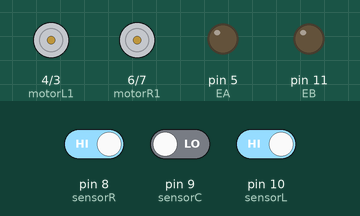
This sketch was run on a simulated Arduino Uno, built with avr-gcc and run on an emulated ATmega328P. Shown: motor-driver pin pairs drawn as motors (green arrow = first pin HIGH = forward, orange = second pin HIGH = backward, longer = more drive), output pins drawn as LEDs (lit = HIGH). Inputs (shaded band) come from the test bench; at power-on: pin 8 (sensorR) HIGH, pin 10 (sensorL) HIGH, pin 9 (sensorC) LOW.

Above: at 1.2 s.
1.3 s: pin 8 (sensorR) driven LOW
At 1.6 s:
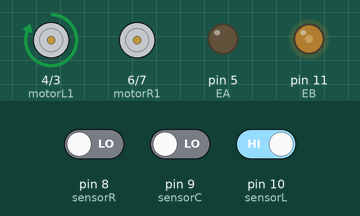
2.8 s: pin 10 (sensorL) driven LOW
At 4.0 s:
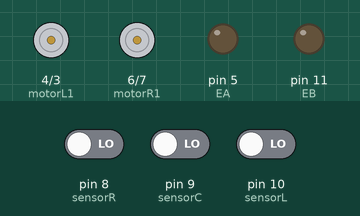
4.3 s: pin 9 (sensorC) driven HIGH
At 5.1 s:
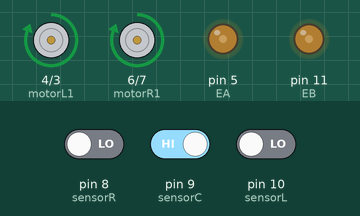
5.8 s: pin 8 (sensorR) driven HIGH
At 6.3 s:
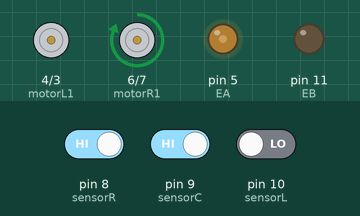
Timing chart, 0 to 8.3 s (numbered marks = the images above; inputs shaded):
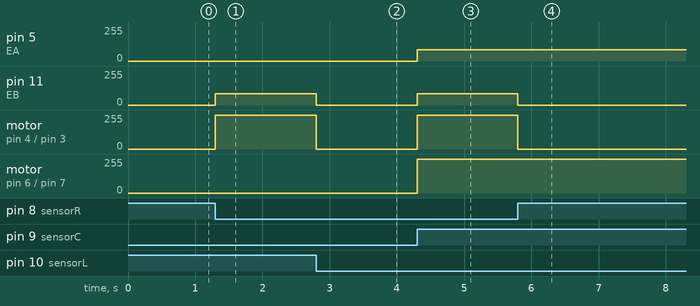

Measured:
- after the input at 1.3 s, pin 11 (EB): 0/255 → 85/255 at once; motor on pin 4 (motorL1) / pin 3 (motorL2): stopped → forward 255/255 at once
- after the input at 2.8 s, pin 11 (EB): 85/255 → 0/255 at once; motor on pin 4 (motorL1) / pin 3 (motorL2): forward 255/255 → stopped at once
- after the input at 4.3 s, pin 5 (EA), pin 11 (EB): 0/255 → 85/255 at once; motor on pin 4 (motorL1) / pin 3 (motorL2), motor on pin 6 (motorR1) / pin 7 (motorR2): stopped → forward 255/255 at once
- after the input at 5.8 s, pin 11 (EB): 85/255 → 0/255 at once; motor on pin 4 (motorL1) / pin 3 (motorL2): forward 255/255 → stopped at once

The sketch:

cizgi1.1.ino
```cpp
#define sensorL 10
#define sensorC 9
#define sensorR 8

#define motorR1 6
#define motorR2 7
#define motorL1 4
#define motorL2 3

#define EA 5
#define EB 11

int hiz = 85;

void setup (){
  pinMode(sensorL, INPUT);
  pinMode(sensorC, INPUT);
  pinMode(sensorR, INPUT);

  pinMode(motorR1, OUTPUT);
  pinMode(motorR2, OUTPUT);
  pinMode(motorL1, OUTPUT);
  pinMode(motorL2, OUTPUT);

  pinMode(EA, OUTPUT);
  pinMode(EB, OUTPUT);
}

void loop(){
  if(digitalRead(sensorL) == 0 && digitalRead(sensorC) == 1 && digitalRead(sensorR) == 0){
    ileri();
  }

  else if(digitalRead(sensorL) == 1 && digitalRead(sensorC) == 1 && digitalRead(sensorR) == 0){
    sag();
  }
else if(digitalRead(sensorL) == 1 && digitalRead(sensorC) == 0 && digitalRead(sensorR) == 0){
    sag();
  }
  else if(digitalRead(sensorL) == 0 && digitalRead(sensorC) == 1 && digitalRead(sensorR) == 1){
    sol();
  }
  else if(digitalRead(sensorL) == 0 && digitalRead(sensorC) == 0 && digitalRead(sensorR) == 1){
    sol();
  }
  else {
    dur();
  }
}

void ileri(){
  analogWrite(EA, hiz);
  analogWrite(EB, hiz);

  digitalWrite(motorR1, HIGH);
  digitalWrite(motorR2, LOW);

  digitalWrite(motorL1, HIGH);
  digitalWrite(motorL2, LOW);
}

void sag(){
  analogWrite(EA, 0);
  analogWrite(EB, hiz);

  digitalWrite(motorR1, LOW);
  digitalWrite(motorR2, LOW);

  digitalWrite(motorL1, HIGH);
  digitalWrite(motorL2, LOW);
}

void sol(){
  analogWrite(EA, hiz);
  analogWrite(EB, 0);

  digitalWrite(motorR1, HIGH);
  digitalWrite(motorR2, LOW);

  digitalWrite(motorL1, LOW);
  digitalWrite(motorL2, LOW);
}
void dur()
{
  analogWrite(EA, 0);
  analogWrite(EB, 0);

  digitalWrite(motorR1, LOW);
  digitalWrite(motorR2, LOW);

  digitalWrite(motorL1, LOW);
  digitalWrite(motorL2, LOW);
}
```
